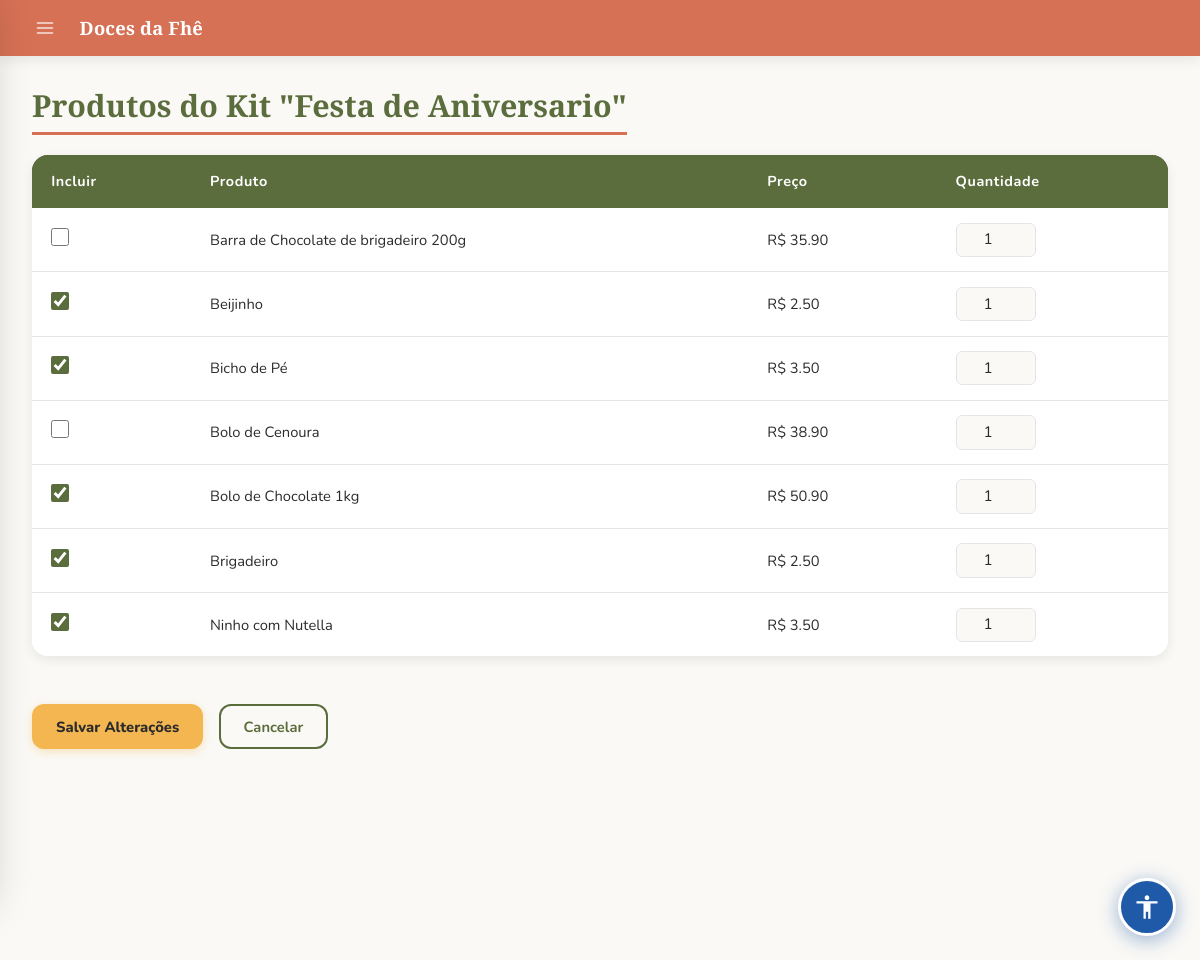
/kits/1/products (signed in), run on an earlier commit of the app's database.
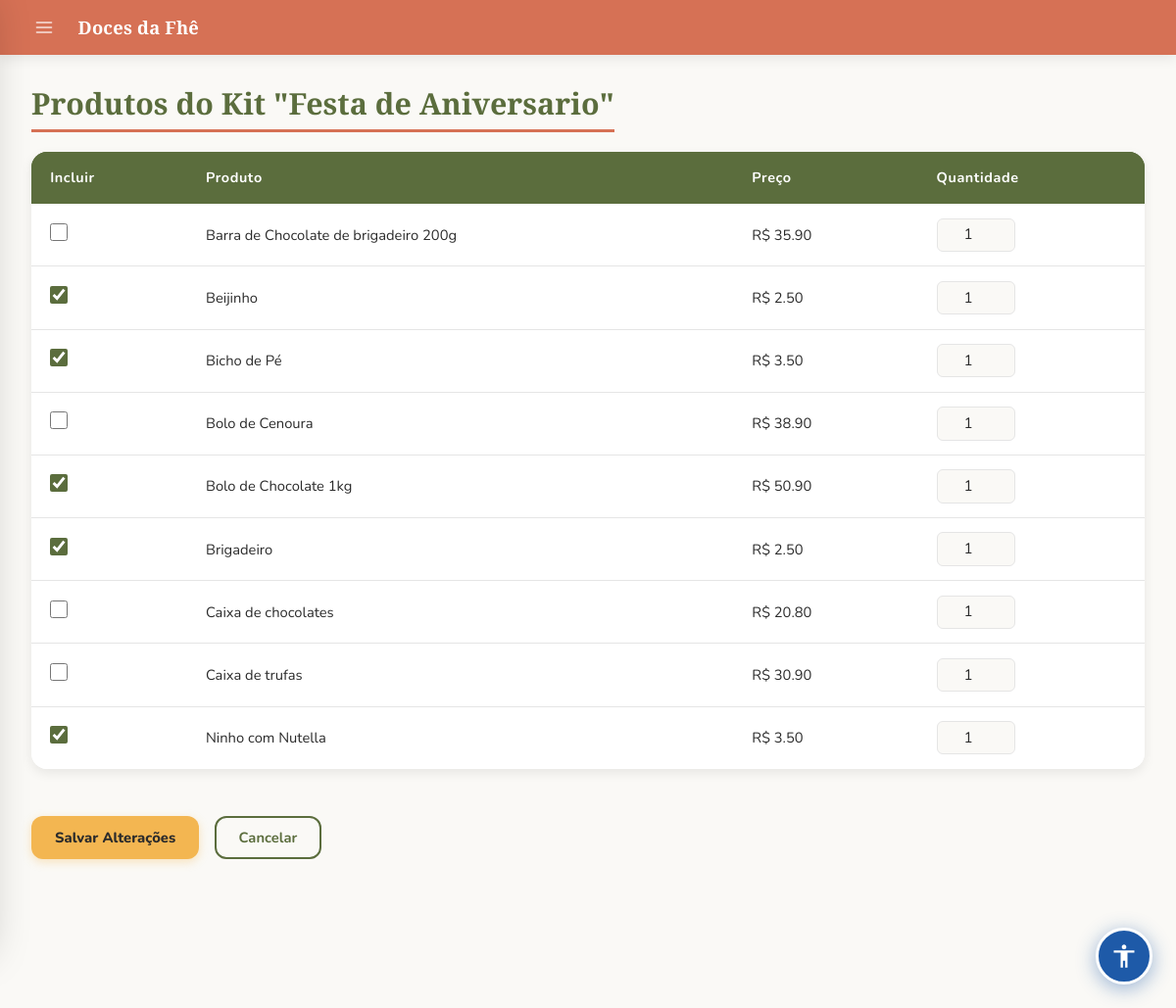
And on a later commit of the database.
### models.py (models this page shows, shortened)
class Product(db.Model):
    __tablename__ = "products"
    id          = db.Column(db.Integer, primary_key=True)
    name        = db.Column(db.String(200), unique=True, nullable=False, index=True)
    description = db.Column(db.String(800), nullable=False)
    image_url   = db.Column(db.String(300))
    price       = db.Column(db.Numeric(10, 2), nullable=False)
    category          = db.Column(db.String(100), nullable=True, default='geral')  # ✅ NOVO
    ativo             = db.Column(db.Boolean, default=True, nullable=False)
    estoque           = db.Column(db.Integer, default=0, nullable=False)
    estoque_minimo    = db.Column(db.Integer, default=5, nullable=False)
    quantidade_minima = db.Column(db.Integer, default=1, nullable=False)
    quantidade_maxima = db.Column(db.Integer, nullable=True)
    created_at     = db.Column(db.DateTime, default=datetime.utcnow)

class KitProduct(db.Model):
    __tablename__ = 'kit_products'
    kit_id = db.Column(db.Integer, db.ForeignKey('kits.id'), primary_key=True)
    product_id = db.Column(db.Integer, db.ForeignKey(
        'products.id'), primary_key=True)
    quantity = db.Column(db.Integer, default=1)
    added_at = db.Column(db.DateTime, default=datetime.utcnow)
    product = db.relationship('Product')

### app.py (the view, shortened to what this page needs)
@app.route('/kits/<int:kit_id>/products', methods=['GET', 'POST'])
@login_required
def edit_kit_products(kit_id):
    kit = Kit.query.get_or_404(kit_id)
    if not user_can_edit_kit(kit):
        flash("Você não tem permissão para modificar este kit.", "error")
        return redirect(url_for('list_kits'))
    all_products = Product.query.order_by(Product.name).all()
    kit_products = {kp.product_id: kp for kp in kit.products}
    return render_template('kits/manage_produtos.html',
                           kit=kit, all_products=all_products,
                           kit_products=kit_products)

### app.py (called while the page is built)
@login_manager.user_loader
def load_user(user_id):
    return User.query.get(int(user_id))

def user_can_edit_kit(kit):
    if current_user.is_admin:
        return True
    return (not kit.is_admin_kit) and (kit.created_by == current_user.id)

@app.context_processor
def inject_globals():
    if current_user.is_authenticated:
        total_itens = db.session.query(
            db.func.sum(CarrinhoItem.quantidade)
        ).filter_by(user_id=current_user.id).scalar() or 0
    else:
        total_itens = 0
    site_config = SiteConfig.query.first()
    return dict(carrinho_total=total_itens, site_config=site_config)

### templates/kits/manage_produtos.html (shortened to what this page needs)
{% extends "admin/base.html" %}
{% block styles %}
<link rel="stylesheet" href="{{ url_for('static', filename='admin.css') }}">
{% endblock %}
{% block content %}
<h2>Produtos do Kit "{{ kit.name }}"</h2>
<form method="POST">
  <table>
    <thead>
      <tr>
        <th>Incluir</th>
        <th>Produto</th>
        <th>Preço</th>
        <th>Quantidade</th>
      </tr>
    </thead>
    <tbody>
      {% for product in all_products %}
        {% set kp = kit_products.get(product.id) %}
        <tr>
          <td>
            <input type="checkbox" class="kit-checkbox" name="product_id" value="{{ product.id }}"
                   {% if kp %}checked{% endif %}>
          </td>
          <td>{{ product.name }}</td>
          <td>R$ {{ "%.2f"|format(product.price) }}</td>
          <td>
            <input type="number" name="quantity" value="{{ kp.quantity if kp else 1 }}"
                   min="1" step="1" class="form-control qty-input">
          </td>
        </tr>
      {% endfor %}
    </tbody>
  </table>
  <div class="manage-actions">
    <button type="submit" class="btn-primary">Salvar Alterações</button>
    <a href="{{ url_for('view_kit', kit_id=kit.id) }}" class="btn-secondary">Cancelar</a>
  </div>
</form>
{% endblock %}

What changed in the data, as far as the page shows it:
added Product: name "Caixa de chocolates", price "20.80", quantity "1"
added Product: name "Caixa de trufas", price "30.90", quantity "1"
